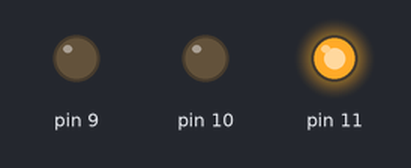
The sketch below on a simulated Arduino Uno, built with avr-gcc and run on an emulated ATmega328P. On the bench: output pins drawn as LEDs (lit = HIGH).

Above: at 0.5 s.
At 1.5 s:
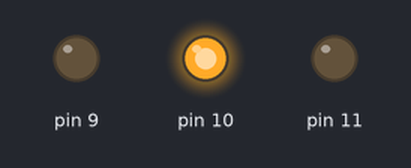
At 5.5 s:
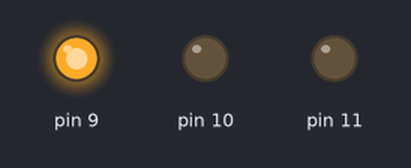
Timing chart, 0 to 6.9 s (numbered marks = the images above):
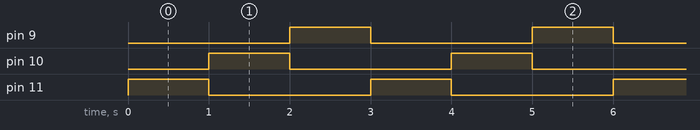

Measured:
- by itself, pin 9–11: alternates HIGH for 1.0 s and LOW for 2.0 s
- by itself, everything shown: repeats every 3.0 s, in 3 steps

The sketch:

_11_1.ino
```cpp
void setup() {
  pinMode(11,OUTPUT); //빨간색 LED핀 출력으로 설정
  pinMode(10,OUTPUT); //녹색 LED핀 출력으로 설정
  pinMode(9,OUTPUT); //파란색 LED핀 출력으로 설정
}

void loop() {
  digitalWrite(11,HIGH); //빨간색 LED를 켠다
  digitalWrite(10,LOW); //LED를 끈다
  digitalWrite(9,LOW); //LED를 끈다
  delay(1000);
  digitalWrite(11,LOW);    //LED를 끈다
  digitalWrite(10,HIGH);  //녹색 LED를 켠다
  digitalWrite(9,LOW);   //LED를 끈다
  delay(1000);
  digitalWrite(11,LOW);   //LED를 끈다
  digitalWrite(10,LOW);  //LED를 끈다
  digitalWrite(9,HIGH); //파란색 LED를 켠다
  delay(1000);
}
```
